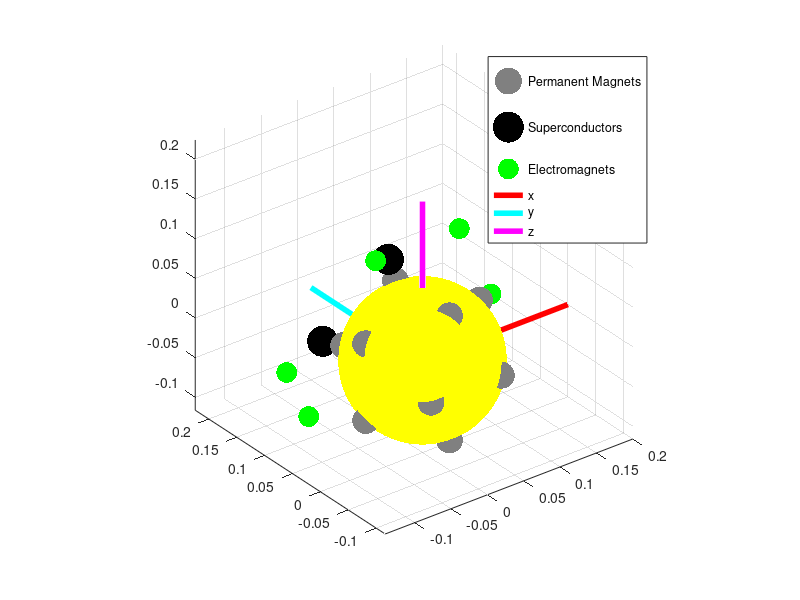

Reproduce this figure in MATLAB.
%%This script initializes the geometries for the permanent magnet
%%configuration, superconductor configuration, and the electromagnet
%%configuration. In the bigger picture, this will feed the physical
%%parameters needed to simulate dynamics and generate commanded torques.


%% OS geometry
%%calculate permanent magnet coordinates
tau=(1+sqrt(5))/2;
OS_xyz_0=[0 1 tau;
    -1 tau 0;
    1 tau 0;
    0 1 -tau;
    0 -1 tau;
    0 -1 -tau;
    1 -tau 0;
    -1 -tau 0;
    tau 0 1;
    tau 0 -1;
    -tau 0 -1;
    -tau 0 1];
%^the coordinate points of an icosahedron
D=20.3/100; %m the diameter of the OS
magd=1.905/100; %m the diameter of the 0.75 inch spherical magnets to use
rM=(D-magd)/2; %m this radius corresponds to the center of the magnets 
%so that the magnets are flush against the OS surface

OS_Mass=5.919; %kg
Ixx=20162846.98e-9;
Iyy=19963797.4e-9;
Izz=20565101.08e-9;
Ixy=-5748.5e-9;
Iyz=-4119.36e-9;
Ixz=-5000e-9;
OS_Inertia=[Ixx Ixy Ixz; Ixy Iyy Iyz; Ixz Iyz Izz]; %kg-m^2
%these values were taken from version 2 CAD, 3/27/15, to better mimic
%flight conditions, the xz position is modified to better represent the off
%diagonal terms of the inertia matrix because the experiment inertia has
%sensors
displacement=-[0 0 0];
OS_magmom=zeros(size(OS_xyz_0));
for i=1:size(OS_xyz_0,1)
    OS_magmom(i,:)=OS_xyz_0(i,:)/norm(OS_xyz_0(i,:));
    OS_xyz_0(i,:)=OS_magmom(i,:)*rM+displacement;
end

% fprintf('spherical magnet center coordinate points\n')
% disp(OS_xyz_0)
%xyz at this line corresponds to the coordinate points of the center of the
%small spherical magnets

%% Superconductor geometry
%%calculate superconductor coordinates
SC_xyz=[0 1 tau;
    -1 tau 0;
    1 tau  0]; %for superconductor trio locations, i just picked the first 
%three that would create an equilateral triangle
x=1/100; %m separation distance
tSC=1/100; %m thickness of superconductor
rSC=D/2+x+tSC/2; %radius of curvature for the superconductors
SC_magmom=zeros(size(SC_xyz));
for i=1:3
    SC_xyz(i,:)=SC_xyz(i,:)/norm(SC_xyz(i,:))*rSC;
    SC_magmom(i,:)=SC_xyz(i,:)/rSC;
end
% fprintf('YBCO center coordinate points\n')
% disp(SC_xyz)

%SROA Mass and inertia
SROA_Mass=100000;
SROA_Inertia=1e7*eye(3);
%% Electromagnet geometry
% EM_xyz=[0.0496674190644057,-0.0137277370027049,0.107819046185103;
%     -0.0496674190644057,-0.0137277370027049,0.107819046185103;
%     -0.116303254241394,0.0274554740054097,-1.38777878078145e-17;
%     -0.0666358351769881,0.0581516271206969,-0.0803635721796929;
%     0.0666358351769881,0.0581516271206969,-0.0803635721796929;
%     0.116303254241394,0.0274554740054097,-1.38777878078145e-17]; %original design
EM_xyz=1e-3*[-57.54 9.08 141.55;
    57.54 9.08 141.55;
    140.51 60.4 6.34;
    82.97 95.92 -85.7;
    -82.97 95.92 -85.7;
    -140.51 60.4 6.34]; %new tilted design as of 11.7.15
EM_mu=[-.85932 0.112336 -0.49895;
    0.85932 0.112336 -0.49895;
    0.87286 -0.10944 -0.47553;
    0.009448 -0.423843 0.905686;
    -0.009448 -0.423843 0.905686;
    -0.87286 -0.10944 -0.47553];
    
% fprintf('Electromagnet center coordinate points\n')
% disp(EM_xyz)

%the permeability of free space, mu_0
mu_0=4*pi*10^-7; %N/A^2

%surface strength of the magnetic field of the dipole measured along its
%dipole axis taken from manufacturer's website
B_m=8815e-4; %Tesla

%distance from the center of the magnet to its surface
d_m=magd/2; %m

%the estimated magnetic dipole moment magnitude for each magnet on the OS
%surface
OS_mu_0=2*pi*B_m*d_m^3/mu_0*OS_magmom;

%the origin needed to calculate image effects lies radially along the
%superconductor norm, on the surface closer to the OS
origin=SC_xyz-SC_magmom*tSC/2;

%the field cooled positions needed to calculate image effects is at the
%initial position of the permanent magnets at the start of the slew
fc_xyz=OS_xyz_0;

%the field cooled magnetic moments needed to calculate image effects is at the
%initial position of the permanent magnets at the start of the slew
OS_mu_fc=OS_mu_0;


%% OS and SRO graphical representation
%everything below is just for a graphic representation
%make the spherical surface
[xs,ys,zs]=sphere(100); figure('Name','Geometry Locations')
scatter3(OS_xyz_0(:,1),OS_xyz_0(:,2),OS_xyz_0(:,3),375,[0.5,0.5,0.5],'filled')
%magnets 
hold on
scatter3(SC_xyz(:,1),SC_xyz(:,2),SC_xyz(:,3),500,[0,0,0],'filled')
%superconductors
scatter3(EM_xyz(:,1),EM_xyz(:,2),EM_xyz(:,3),225,[0,1,0],'filled')
%electromagnets
line([0 .2],[0 0],[0 0],'LineWidth',4,'Color',[1 0 0])
line([0 0],[0 .2],[0 0],'LineWidth',4,'Color',[0 1 1])
line([0 0],[0 0],[0 .2],'LineWidth',4,'Color',[1 0 1])
surf(xs*rM,ys*rM,zs*rM,'EdgeColor','none','LineStyle','none','FaceColor','yellow')
%spherical surface 
axis equal
legend('Permanent Magnets', 'Superconductors','Electromagnets','x','y','z')
